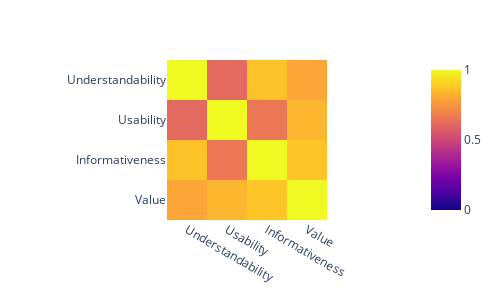
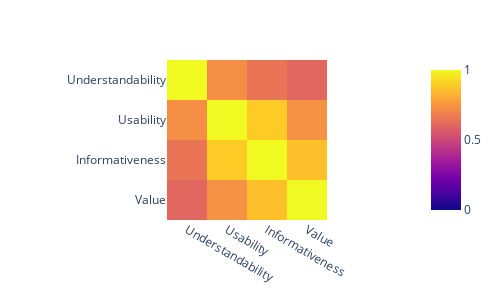
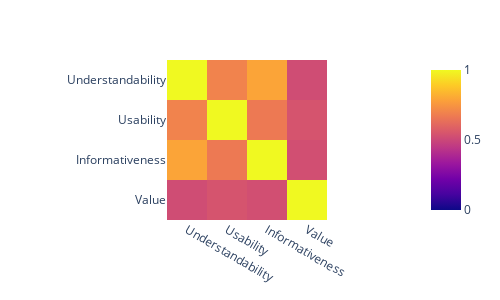
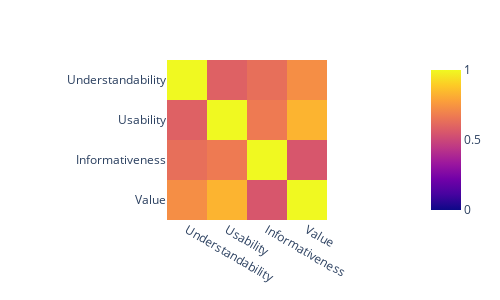

The notebook cell these images were saved under, in order:
### Code cell
import plotly.express as px

for name, result in result_dataframes.items():
    print('\n'+name)
    px.imshow(result.corr(method='spearman'), zmin=0, width = 500, height=300).show()

### Figure 1 — Plotly figure (JSON) as saved in the notebook; plotly's stock layout.template omitted (floating-point values rounded to 4 significant figures)
{"data": [{"coloraxis": "coloraxis", "hovertemplate": "x: %{x}<br>y: %{y}<br>color: %{z}<extra></extra>", "name": "0", "type": "heatmap", "x": ["Understandability", "Usability", "Informativeness", "Value"], "xaxis": "x", "y": ["Understandability", "Usability", "Informativeness", "Value"], "yaxis": "y", "z": [[1, 0.616, 0.8677, 0.7948], [0.616, 1, 0.6596, 0.8379], [0.8677, 0.6596, 1, 0.8769], [0.7948, 0.8379, 0.8769, 1]]}], "layout": {"coloraxis": {"cmax": 1, "cmin": 0, "colorscale": [[0, "#0d0887"], [0.1111, "#46039f"], [0.2222, "#7201a8"], [0.3333, "#9c179e"], [0.4444, "#bd3786"], [0.5556, "#d8576b"], [0.6667, "#ed7953"], [0.7778, "#fb9f3a"], [0.8889, "#fdca26"], [1, "#f0f921"]]}, "height": 300, "margin": {"t": 60}, "width": 500, "xaxis": {"anchor": "y", "constrain": "domain", "domain": [0, 1], "scaleanchor": "y"}, "yaxis": {"anchor": "x", "autorange": "reversed", "constrain": "domain", "domain": [0, 1]}}}

### Figure 2 — Plotly figure (JSON) as saved in the notebook; plotly's stock layout.template omitted (floating-point values rounded to 4 significant figures)
{"data": [{"coloraxis": "coloraxis", "hovertemplate": "x: %{x}<br>y: %{y}<br>color: %{z}<extra></extra>", "name": "0", "type": "heatmap", "x": ["Understandability", "Usability", "Informativeness", "Value"], "xaxis": "x", "y": ["Understandability", "Usability", "Informativeness", "Value"], "yaxis": "y", "z": [[1, 0.7286, 0.6523, 0.61], [0.7286, 1, 0.8879, 0.7397], [0.6523, 0.8879, 1, 0.8625], [0.61, 0.7397, 0.8625, 1]]}], "layout": {"coloraxis": {"cmax": 1, "cmin": 0, "colorscale": [[0, "#0d0887"], [0.1111, "#46039f"], [0.2222, "#7201a8"], [0.3333, "#9c179e"], [0.4444, "#bd3786"], [0.5556, "#d8576b"], [0.6667, "#ed7953"], [0.7778, "#fb9f3a"], [0.8889, "#fdca26"], [1, "#f0f921"]]}, "height": 300, "margin": {"t": 60}, "width": 500, "xaxis": {"anchor": "y", "constrain": "domain", "domain": [0, 1], "scaleanchor": "y"}, "yaxis": {"anchor": "x", "autorange": "reversed", "constrain": "domain", "domain": [0, 1]}}}

### Figure 3 — Plotly figure (JSON) as saved in the notebook; plotly's stock layout.template omitted (floating-point values rounded to 4 significant figures)
{"data": [{"coloraxis": "coloraxis", "hovertemplate": "x: %{x}<br>y: %{y}<br>color: %{z}<extra></extra>", "name": "0", "type": "heatmap", "x": ["Understandability", "Usability", "Informativeness", "Value"], "xaxis": "x", "y": ["Understandability", "Usability", "Informativeness", "Value"], "yaxis": "y", "z": [[1, 0.6951, 0.7898, 0.5205], [0.6951, 1, 0.6652, 0.5436], [0.7898, 0.6652, 1, 0.5286], [0.5205, 0.5436, 0.5286, 1]]}], "layout": {"coloraxis": {"cmax": 1, "cmin": 0, "colorscale": [[0, "#0d0887"], [0.1111, "#46039f"], [0.2222, "#7201a8"], [0.3333, "#9c179e"], [0.4444, "#bd3786"], [0.5556, "#d8576b"], [0.6667, "#ed7953"], [0.7778, "#fb9f3a"], [0.8889, "#fdca26"], [1, "#f0f921"]]}, "height": 300, "margin": {"t": 60}, "width": 500, "xaxis": {"anchor": "y", "constrain": "domain", "domain": [0, 1], "scaleanchor": "y"}, "yaxis": {"anchor": "x", "autorange": "reversed", "constrain": "domain", "domain": [0, 1]}}}

### Figure 4 — Plotly figure (JSON) as saved in the notebook; plotly's stock layout.template omitted (floating-point values rounded to 4 significant figures)
{"data": [{"coloraxis": "coloraxis", "hovertemplate": "x: %{x}<br>y: %{y}<br>color: %{z}<extra></extra>", "name": "0", "type": "heatmap", "x": ["Understandability", "Usability", "Informativeness", "Value"], "xaxis": "x", "y": ["Understandability", "Usability", "Informativeness", "Value"], "yaxis": "y", "z": [[1, 0.589, 0.6352, 0.7271], [0.589, 1, 0.671, 0.8327], [0.6352, 0.671, 1, 0.5523], [0.7271, 0.8327, 0.5523, 1]]}], "layout": {"coloraxis": {"cmax": 1, "cmin": 0, "colorscale": [[0, "#0d0887"], [0.1111, "#46039f"], [0.2222, "#7201a8"], [0.3333, "#9c179e"], [0.4444, "#bd3786"], [0.5556, "#d8576b"], [0.6667, "#ed7953"], [0.7778, "#fb9f3a"], [0.8889, "#fdca26"], [1, "#f0f921"]]}, "height": 300, "margin": {"t": 60}, "width": 500, "xaxis": {"anchor": "y", "constrain": "domain", "domain": [0, 1], "scaleanchor": "y"}, "yaxis": {"anchor": "x", "autorange": "reversed", "constrain": "domain", "domain": [0, 1]}}}
